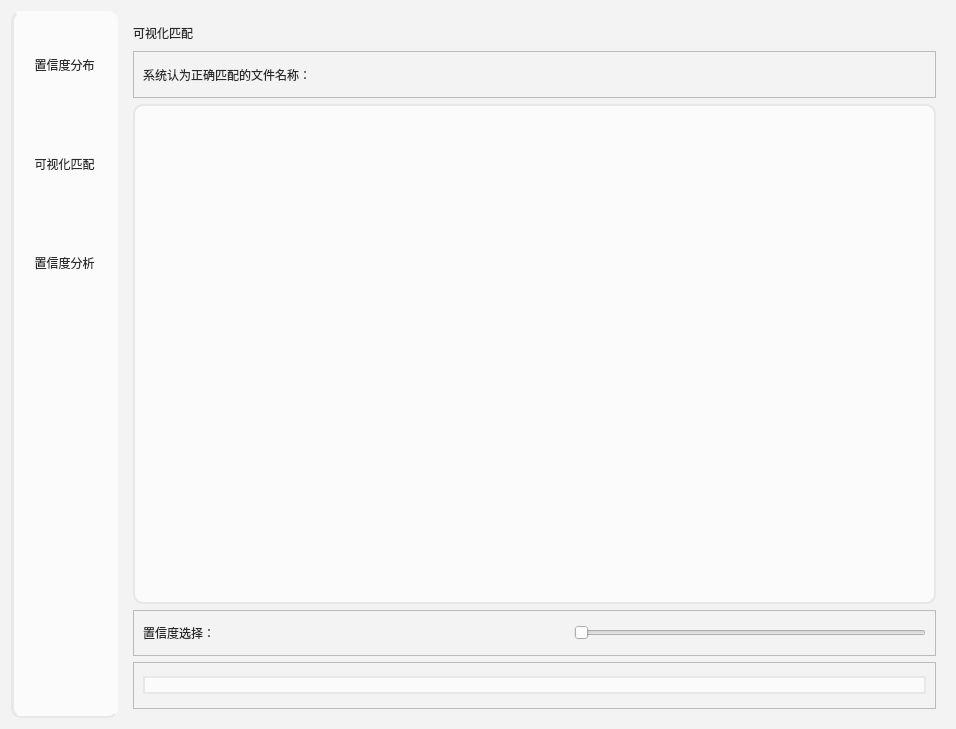
<?xml version="1.0" encoding="UTF-8"?>
<ui version="4.0">
 <class>Form</class>
 <widget class="QWidget" name="Form">
  <property name="geometry">
   <rect>
    <x>0</x>
    <y>0</y>
    <width>956</width>
    <height>729</height>
   </rect>
  </property>
  <property name="windowTitle">
   <string>慧眼鉴真(可视化匹配)</string>
  </property>
  <property name="windowIcon">
   <iconset>
    <normaloff>icon/logo.png</normaloff>icon/logo.png</iconset>
  </property>
  <property name="styleSheet">
   <string notr="true">background-color: rgb(243,243,243);
border-color:rgb(144,167,164);</string>
  </property>
  <layout class="QGridLayout" name="gridLayout_6">
   <item row="0" column="0">
    <layout class="QHBoxLayout" name="horizontalLayout">
     <item>
      <widget class="QWidget" name="sideBar" native="true">
       <property name="minimumSize">
        <size>
         <width>0</width>
         <height>0</height>
        </size>
       </property>
       <property name="styleSheet">
        <string notr="true">QWidget{
	background-color: rgb(251,251,251);
	border-radius:10px;
	border-bottom:2px solid rgb(232,232,232);
	border-left:3px solid rgb(232,232,232);
}</string>
       </property>
       <layout class="QGridLayout" name="gridLayout_4">
        <item row="0" column="0">
         <layout class="QVBoxLayout" name="verticalLayout_10">
          <item>
           <widget class="QToolButton" name="Order1_bar">
            <property name="styleSheet">
             <string notr="true">/* 默认 */
QToolButton{   
	border-top: 3px outset transparent;
	border-bottom: 7px outset transparent;
	border-right: 3px outset transparent;
	border-left: 3px outset transparent;
    min-width: 80px;
    min-height: 80px;
	background-color: rgb(251,251,251);
	color: rgb(44,44,44);
	font: 11pt &quot;微软雅黑&quot;;
}

/* 鼠标悬停 */
QToolButton:hover{
	background-color: rgb(246,246,246);
}

/* 点击和按下 */
QToolButton:pressed,QToolButton:checked{
	border-left: 3px outset rgb(58,104,76);
	background-color: rgb(234,234,234);
	color:rgb(44,44,44);
}



</string>
            </property>
            <property name="text">
             <string>置信度分布</string>
            </property>
            <property name="icon">
             <iconset>
              <normaloff>icon/图表-折线图.png</normaloff>icon/图表-折线图.png</iconset>
            </property>
            <property name="iconSize">
             <size>
              <width>40</width>
              <height>40</height>
             </size>
            </property>
            <property name="checkable">
             <bool>true</bool>
            </property>
            <property name="autoExclusive">
             <bool>true</bool>
            </property>
            <property name="toolButtonStyle">
             <enum>Qt::ToolButtonTextUnderIcon</enum>
            </property>
           </widget>
          </item>
          <item>
           <widget class="QToolButton" name="Order2_bar">
            <property name="minimumSize">
             <size>
              <width>86</width>
              <height>90</height>
             </size>
            </property>
            <property name="styleSheet">
             <string notr="true">/* 默认 */
QToolButton{   
	border-top: 3px outset transparent;
	border-bottom: 7px outset transparent;
	border-right: 3px outset transparent;
	border-left: 3px outset transparent;
    min-width: 80px;
    min-height: 80px;
	background-color: rgb(251,251,251);
	color: rgb(44,44,44);
	font: 11pt &quot;微软雅黑&quot;;
}

/* 鼠标悬停 */
QToolButton:hover{
	background-color: rgb(237,237,237);
}

/* 点击和按下 */
QToolButton:pressed,QToolButton:checked{
	border-left: 3px outset rgb(58,104,76);
	background-color: rgb(234,234,234);
	color:rgb(44,44,44);
}



</string>
            </property>
            <property name="text">
             <string>可视化匹配</string>
            </property>
            <property name="icon">
             <iconset>
              <normaloff>icon/可视化.png</normaloff>icon/可视化.png</iconset>
            </property>
            <property name="iconSize">
             <size>
              <width>40</width>
              <height>40</height>
             </size>
            </property>
            <property name="checkable">
             <bool>true</bool>
            </property>
            <property name="autoExclusive">
             <bool>true</bool>
            </property>
            <property name="toolButtonStyle">
             <enum>Qt::ToolButtonTextUnderIcon</enum>
            </property>
           </widget>
          </item>
          <item>
           <widget class="QToolButton" name="Order4_bar">
            <property name="minimumSize">
             <size>
              <width>86</width>
              <height>90</height>
             </size>
            </property>
            <property name="styleSheet">
             <string notr="true">/* 默认 */
QToolButton{   
	border-top: 3px outset transparent;
	border-bottom: 7px outset transparent;
	border-right: 3px outset transparent;
	border-left: 3px outset transparent;
    min-width: 80px;
    min-height: 80px;
	background-color: rgb(251,251,251);
	color: rgb(44,44,44);
	font: 11pt &quot;微软雅黑&quot;;
}

/* 鼠标悬停 */
QToolButton:hover{
	background-color: rgb(246,246,246);
}

/* 点击和按下 */
QToolButton:pressed,QToolButton:checked{
	border-left: 3px outset rgb(58,104,76);
	background-color: rgb(234,234,234);
	color:rgb(44,44,44);
}



</string>
            </property>
            <property name="text">
             <string>置信度分析</string>
            </property>
            <property name="icon">
             <iconset>
              <normaloff>icon/分析.png</normaloff>icon/分析.png</iconset>
            </property>
            <property name="iconSize">
             <size>
              <width>40</width>
              <height>40</height>
             </size>
            </property>
            <property name="checkable">
             <bool>true</bool>
            </property>
            <property name="autoExclusive">
             <bool>true</bool>
            </property>
            <property name="toolButtonStyle">
             <enum>Qt::ToolButtonTextUnderIcon</enum>
            </property>
           </widget>
          </item>
          <item>
           <spacer name="verticalSpacer">
            <property name="orientation">
             <enum>Qt::Vertical</enum>
            </property>
            <property name="sizeHint" stdset="0">
             <size>
              <width>20</width>
              <height>40</height>
             </size>
            </property>
           </spacer>
          </item>
         </layout>
        </item>
       </layout>
      </widget>
     </item>
     <item>
      <widget class="QStackedWidget" name="stackedWidget">
       <property name="currentIndex">
        <number>1</number>
       </property>
       <widget class="QWidget" name="page">
        <layout class="QGridLayout" name="gridLayout_5">
         <item row="0" column="0">
          <widget class="QLabel" name="label_2">
           <property name="minimumSize">
            <size>
             <width>0</width>
             <height>25</height>
            </size>
           </property>
           <property name="maximumSize">
            <size>
             <width>16777215</width>
             <height>25</height>
            </size>
           </property>
           <property name="styleSheet">
            <string notr="true">font: 14pt &quot;微软雅黑&quot;;
color: rgb(41,41,41);</string>
           </property>
           <property name="text">
            <string>置信度分布图</string>
           </property>
          </widget>
         </item>
         <item row="1" column="0">
          <widget class="QLabel" name="label_6">
           <property name="styleSheet">
            <string notr="true">background-color: rgb(251,251,251);
border-radius:10px;
border:1.5px solid rgb(232,232,232)</string>
           </property>
           <property name="text">
            <string/>
           </property>
          </widget>
         </item>
        </layout>
       </widget>
       <widget class="QWidget" name="page_2">
        <layout class="QGridLayout" name="gridLayout_7">
         <item row="0" column="0">
          <widget class="QLabel" name="label_3">
           <property name="minimumSize">
            <size>
             <width>0</width>
             <height>25</height>
            </size>
           </property>
           <property name="maximumSize">
            <size>
             <width>16777215</width>
             <height>25</height>
            </size>
           </property>
           <property name="styleSheet">
            <string notr="true">font: 14pt &quot;微软雅黑&quot;;
color: rgb(41,41,41);</string>
           </property>
           <property name="text">
            <string>可视化匹配</string>
           </property>
          </widget>
         </item>
         <item row="1" column="0">
          <layout class="QVBoxLayout" name="verticalLayout">
           <item>
            <widget class="QFrame" name="frame">
             <property name="frameShape">
              <enum>QFrame::StyledPanel</enum>
             </property>
             <property name="frameShadow">
              <enum>QFrame::Raised</enum>
             </property>
             <layout class="QGridLayout" name="gridLayout">
              <item row="0" column="0">
               <widget class="QLabel" name="label_4">
                <property name="styleSheet">
                 <string notr="true">font: 10pt &quot;微软雅黑&quot;;
color: rgb(41,41,41);</string>
                </property>
                <property name="text">
                 <string>系统认为正确匹配的文件名称：</string>
                </property>
               </widget>
              </item>
             </layout>
            </widget>
           </item>
           <item>
            <widget class="QLabel" name="label_7">
             <property name="minimumSize">
              <size>
               <width>800</width>
               <height>500</height>
              </size>
             </property>
             <property name="styleSheet">
              <string notr="true">background-color:rgb(251,251,251);
border-radius:10px;
border:1.5px solid rgb(231,231,231);</string>
             </property>
             <property name="text">
              <string/>
             </property>
            </widget>
           </item>
           <item>
            <widget class="QFrame" name="frame_2">
             <property name="frameShape">
              <enum>QFrame::StyledPanel</enum>
             </property>
             <property name="frameShadow">
              <enum>QFrame::Raised</enum>
             </property>
             <layout class="QGridLayout" name="gridLayout_2">
              <item row="0" column="0">
               <widget class="QLabel" name="label">
                <property name="styleSheet">
                 <string notr="true">color: rgb(41,41,41);
font: 14pt &quot;微软雅黑&quot;;</string>
                </property>
                <property name="text">
                 <string>置信度选择：</string>
                </property>
               </widget>
              </item>
              <item row="0" column="1">
               <spacer name="horizontalSpacer">
                <property name="orientation">
                 <enum>Qt::Horizontal</enum>
                </property>
                <property name="sizeHint" stdset="0">
                 <size>
                  <width>353</width>
                  <height>20</height>
                 </size>
                </property>
               </spacer>
              </item>
              <item row="0" column="2">
               <widget class="QSlider" name="horizontalSlider">
                <property name="minimumSize">
                 <size>
                  <width>261</width>
                  <height>0</height>
                 </size>
                </property>
                <property name="maximum">
                 <number>1000</number>
                </property>
                <property name="pageStep">
                 <number>1000</number>
                </property>
                <property name="orientation">
                 <enum>Qt::Horizontal</enum>
                </property>
               </widget>
              </item>
             </layout>
            </widget>
           </item>
           <item>
            <widget class="QFrame" name="frame_3">
             <property name="frameShape">
              <enum>QFrame::StyledPanel</enum>
             </property>
             <property name="frameShadow">
              <enum>QFrame::Raised</enum>
             </property>
             <layout class="QGridLayout" name="gridLayout_3">
              <item row="0" column="0">
               <widget class="QPushButton" name="pushButton">
                <property name="styleSheet">
                 <string notr="true">QPushButton{
	color: rgb(44,44,44);
	background-color: rgb(251,251,251);
	border-top-left-radius: 10px;
	border-top-right-radius: 10px;
	border-bottom-left-radius: 10px;
	border-bottom-right-radius: 10px;
	font: 11pt &quot;微软雅黑&quot;;
	border:1.5px solid rgb(232,232,232);
}
QPushButton:hover{
	background-color:rgb(237,237,237)
}
QPushButton:pressed,QPushButton:checked
{
	border-left: 3px outset rgb(58,104,76);
	background-color:rgb(234,234,234)
}</string>
                </property>
                <property name="text">
                 <string/>
                </property>
               </widget>
              </item>
             </layout>
            </widget>
           </item>
          </layout>
         </item>
        </layout>
       </widget>
       <widget class="QWidget" name="page_3">
        <layout class="QGridLayout" name="gridLayout_8">
         <item row="1" column="0">
          <widget class="QFrame" name="frame_4">
           <property name="frameShape">
            <enum>QFrame::StyledPanel</enum>
           </property>
           <property name="frameShadow">
            <enum>QFrame::Raised</enum>
           </property>
           <layout class="QGridLayout" name="gridLayout_9">
            <item row="1" column="0">
             <widget class="QTextEdit" name="textEdit">
              <property name="focusPolicy">
               <enum>Qt::NoFocus</enum>
              </property>
              <property name="styleSheet">
               <string notr="true">background-color:rgb(251,251,251);
border-radius:10px;
color:rgb(58,104,76);
border:1.5px solid rgb(231,231,231);
font: 12pt &quot;微软雅黑&quot;;</string>
              </property>
             </widget>
            </item>
           </layout>
          </widget>
         </item>
         <item row="0" column="0">
          <widget class="QLabel" name="label_5">
           <property name="styleSheet">
            <string notr="true">font: 14pt &quot;微软雅黑&quot;;
color: rgb(41,41,41);</string>
           </property>
           <property name="text">
            <string>置信度分析</string>
           </property>
          </widget>
         </item>
        </layout>
       </widget>
      </widget>
     </item>
    </layout>
   </item>
  </layout>
 </widget>
 <resources/>
 <connections/>
</ui>
